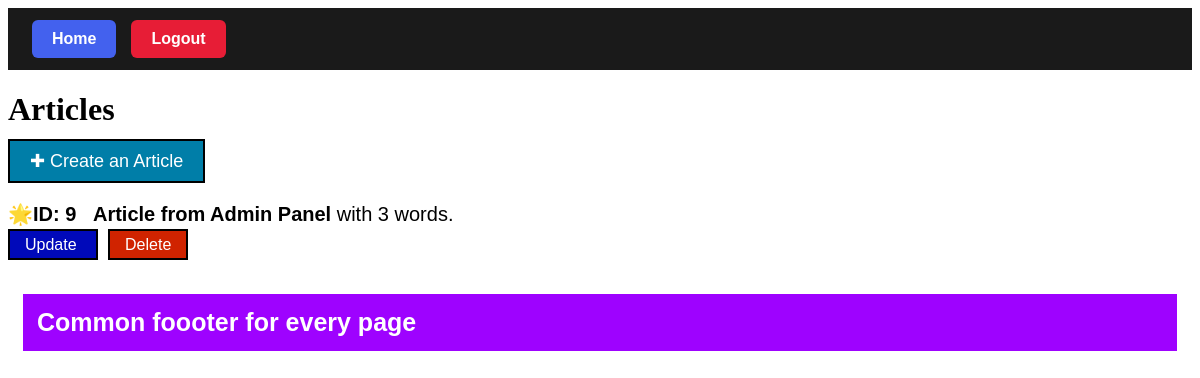
/articles/ (signed in), run on the app's committed database.
### app/models.py (models this page shows, shortened)
class Article(models.Model):
    title = models.CharField(max_length=100)
    content = models.TextField(blank=True, default="")
    wordCount = models.IntegerField(blank=True, default="")
    twitterPost = models.TextField(blank=True, default="")
    status = models.CharField(
        max_length=20,
        choices=ARTICLE_STATUS,
        default='draft',
    )
    createdAt = models.DateTimeField(auto_now_add=True)
    updatedAt = models.DateTimeField(auto_now=True)
    creator = models.ForeignKey(
        settings.AUTH_USER_MODEL,related_name='articles', on_delete=models.CASCADE) # Creates a creator_ID field in the Articles table

### app/views.py (the view)
# urls.py: path("", ArticleListView.as_view(), name = 'home'),
class ArticleListView(ListView):
    template_name = 'app/home.html'
    model = Article
    context_object_name = "articles"

### templates/app/home.html
{% extends 'app/base.html' %} {% block content %}
<h1>Articles</h1>
<div style="margin-bottom: 30px">
  <a
    href="{% url 'createArticle' %}"
    style="
      border: 2px solid black;
      text-decoration: none;
      font-size: 18px;
      font-family: sans-serif;
      padding: 10px 20px;
      background-color: rgb(0, 126, 168);
      color: white;
    "
  >
    ✚ Create an Article
  </a>
</div>
{% if articles %}
<ul style="list-style-type: none; padding: 0">
  {% for article in articles %}
  <div style="margin-bottom: 40px">
    <li style="font-size: 20px; font-family: sans-serif; margin-bottom: 10px">
      🌟<strong
        >ID: {{ article.id }}&nbsp;&nbsp;&nbsp;{{ article.title }}</strong
      >
      with {{ article.wordCount }} word{{ article.wordCount | pluralize }}.
    </li>
    <a
      href="{% url 'updateArticle' pk=article.id %}"
      style="
        border: 2px solid black;
        text-decoration: none;
        font-family: sans-serif;
        padding: 5px 15px;
        background-color: rgb(0, 9, 186);
        color: white;
        margin-right: 10px;
      "
    >
      Update
    </a>
    <a
      href="{% url 'deleteArticle' pk=article.id %}"
      style="
        border: 2px solid black;
        text-decoration: none;
        font-family: sans-serif;
        padding: 5px 15px;
        background-color: rgb(208, 35, 0);
        color: white;
      "
    >
      Delete
    </a>
  </div>
  {% endfor %}
</ul>
{% else %}
<p>You have no Articles to Show !</p>
{% endif %} {% endblock content %}

### data on the page
Article: id "9", title "Article from Admin Panel", wordCount "3", wordCount|pluralize "s"
